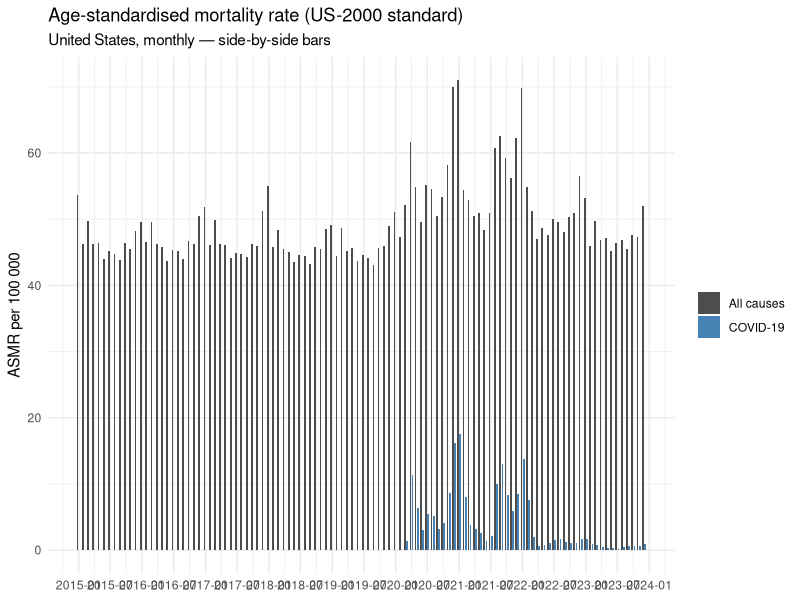
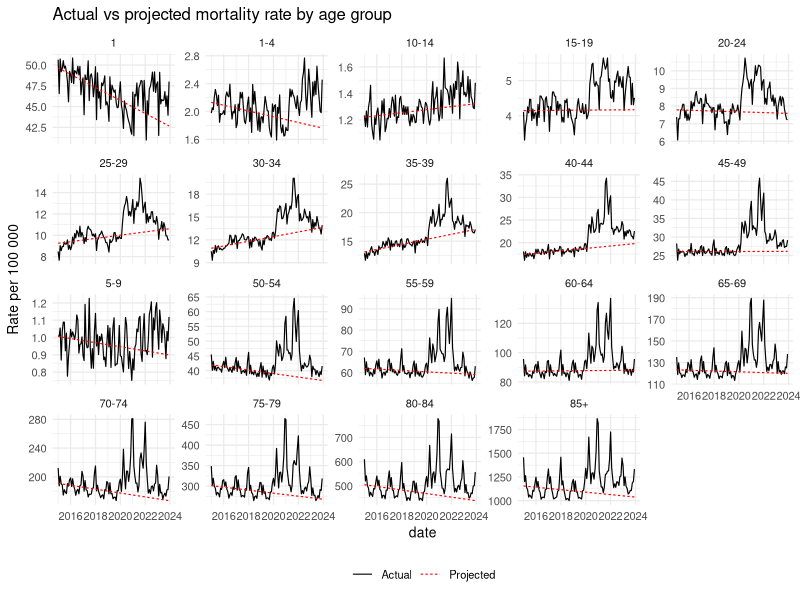

These charts were generated, in order, by the following R code:
#########################################################
## Age-standardised mortality analysis, United States  ##
## Data file expected at:  "data/merged_deaths.csv"    ##
#########################################################

## ── 1  Load packages ─────────────────────────────────
suppressPackageStartupMessages({
  library(tidyverse)    # dplyr, ggplot2, readr, tidyr …
  library(lubridate)    # convenient date helpers
  library(broom)        # tidy() / glance() for models
  library(purrr)        # map()-family
})

## ── 2  Read & prepare data ───────────────────────────
mort <- read_csv(
  "data/merged_deaths.csv",
  col_types = cols(
    year          = col_integer(),
    month         = col_character(),   # keep leading “0”
    age_group_5   = col_character(),
    deaths        = col_double(),
    covid_deaths  = col_double(),      # <-- NEW
    population    = col_double()
  )
) %>% 
  mutate(
    month        = as.integer(month),
    date         = as_date(sprintf("%d-%02d-01", year, month)),
    rate         = deaths        / population * 1e5,   # all-cause rate
    rate_covid   = covid_deaths  / population * 1e5    # COVID-only rate
  )

## ── 3  US 2000 standard population weights (5-year) ──
std_pop <- tribble(
  ~age_group_5, ~weight,
  "1",     0.013818,   # <1 year
  "1-4",   0.055317,
  "5-9",   0.072919,
  "10-14", 0.073947,
  "15-19", 0.071759,
  "20-24", 0.066950,
  "25-29", 0.064587,
  "30-34", 0.071142,
  "35-39", 0.080255,
  "40-44", 0.081400,
  "45-49", 0.072105,
  "50-54", 0.064130,
  "55-59", 0.054623,
  "60-64", 0.045284,
  "65-69", 0.035510,
  "70-74", 0.026856,
  "75-79", 0.017303,
  "80-84", 0.010042,
  "85+",   0.008551
)

## ── 4  Age-standardised mortality rate (ASMR) monthly ─
asmr_month <- mort %>% 
  left_join(std_pop, by = "age_group_5") %>% 
  filter(!is.na(weight)) %>%                 # drop groups w/out weight
  group_by(date) %>% 
  summarise(ASMR = sum(rate * weight), .groups = "drop")

## ── 4a  Side-by-side ASMR: all-cause vs COVID ────────
asmr_month_long <- mort %>% 
  left_join(std_pop, by = "age_group_5") %>% 
  filter(!is.na(weight)) %>% 
  group_by(date) %>% 
  summarise(
    ASMR_all   = sum(rate       * weight),
    ASMR_covid = sum(rate_covid * weight),
    .groups    = "drop"
  ) %>% 
  pivot_longer(cols = starts_with("ASMR_"),
               names_to  = "cause",
               values_to = "ASMR") %>% 
  mutate(cause = recode(cause,
                        ASMR_all   = "All causes",
                        ASMR_covid = "COVID-19"))

ggplot(asmr_month_long, aes(date, ASMR, fill = cause)) +
  geom_col(position = position_dodge(width = 25), width = 20) +
  scale_x_date(date_breaks = "6 months", date_labels = "%Y-%m") +
  scale_fill_manual(values = c("All causes" = "grey30",
                               "COVID-19"   = "steelblue")) +
  labs(title    = "Age-standardised mortality rate (US-2000 standard)",
       subtitle = "United States, monthly — side-by-side bars",
       x = NULL,  y = "ASMR per 100 000", fill = NULL) +
  theme_minimal(base_size = 11)

## ── 5  Linear trend 2015-2019 & excess 2020-2023 ─────
# add numeric time for regression (days since 2015-01-01)
origin_time <- as_date("2015-01-01")
mort <- mort %>% 
  mutate(t_num = as.numeric(date - origin_time))           # days

# function to add trend, predictions & excess to a group
add_trend <- function(df_grp) {
  trend <- lm(rate ~ t_num, data = df_grp %>% filter(year <= 2019))
  df_grp %>% 
    mutate(
      projected = predict(trend, newdata = df_grp),
      excess    = rate - projected
    )
}

mort_excess <- mort %>% 
  group_by(age_group_5) %>% 
  group_modify(~add_trend(.x)) %>% 
  ungroup()

## ── 5a  Excess summary table (optional) ───────────────
excess_summary <- mort_excess %>% 
  filter(year >= 2020, year <= 2023) %>% 
  group_by(age_group_5, year) %>% 
  summarise(
    excess_rate   = sum(excess),                          # ∑ monthly excess rate
    excess_deaths = sum(excess / 1e5 * population),       # convert to deaths
    .groups = "drop"
  )

## ── 6  Actual vs projected mortality – line chart ────
ggplot(mort_excess, aes(date)) +
  geom_line(aes(y = rate,      colour = "Actual"), size = .4) +
  geom_line(aes(y = projected, colour = "Projected"), linetype = "22", size = .4) +
  facet_wrap(~age_group_5, scales = "free_y") +
  labs(
    title   = "Actual vs projected mortality rate by age group",
    y       = "Rate per 100 000",
    colour  = NULL
  ) +
  scale_colour_manual(values = c("Actual" = "black", "Projected" = "red")) +
  theme_minimal(base_size = 10) +
  theme(legend.position = "bottom")

## ── 7a  Add yearly COVID deaths & difference ─────────
covid_year <- mort %>% 
  filter(year >= 2020 & year <= 2023) %>% 
  group_by(year) %>% 
  summarise(total_covid_deaths = round(sum(covid_deaths, na.rm = TRUE)),
            .groups = "drop")

excess_year <- mort_excess %>% 
  filter(year >= 2020 & year <= 2023) %>%       # or drop the filter if you want 2015-23
  group_by(year) %>% 
  summarise(
    total_excess_deaths = round(sum(excess / 1e5 * population, na.rm = TRUE))
  )


excess_year <- excess_year %>% 
  left_join(covid_year, by = "year") %>% 
  mutate(
    diff_excess_vs_covid = total_excess_deaths - total_covid_deaths
  )

print(excess_year)

